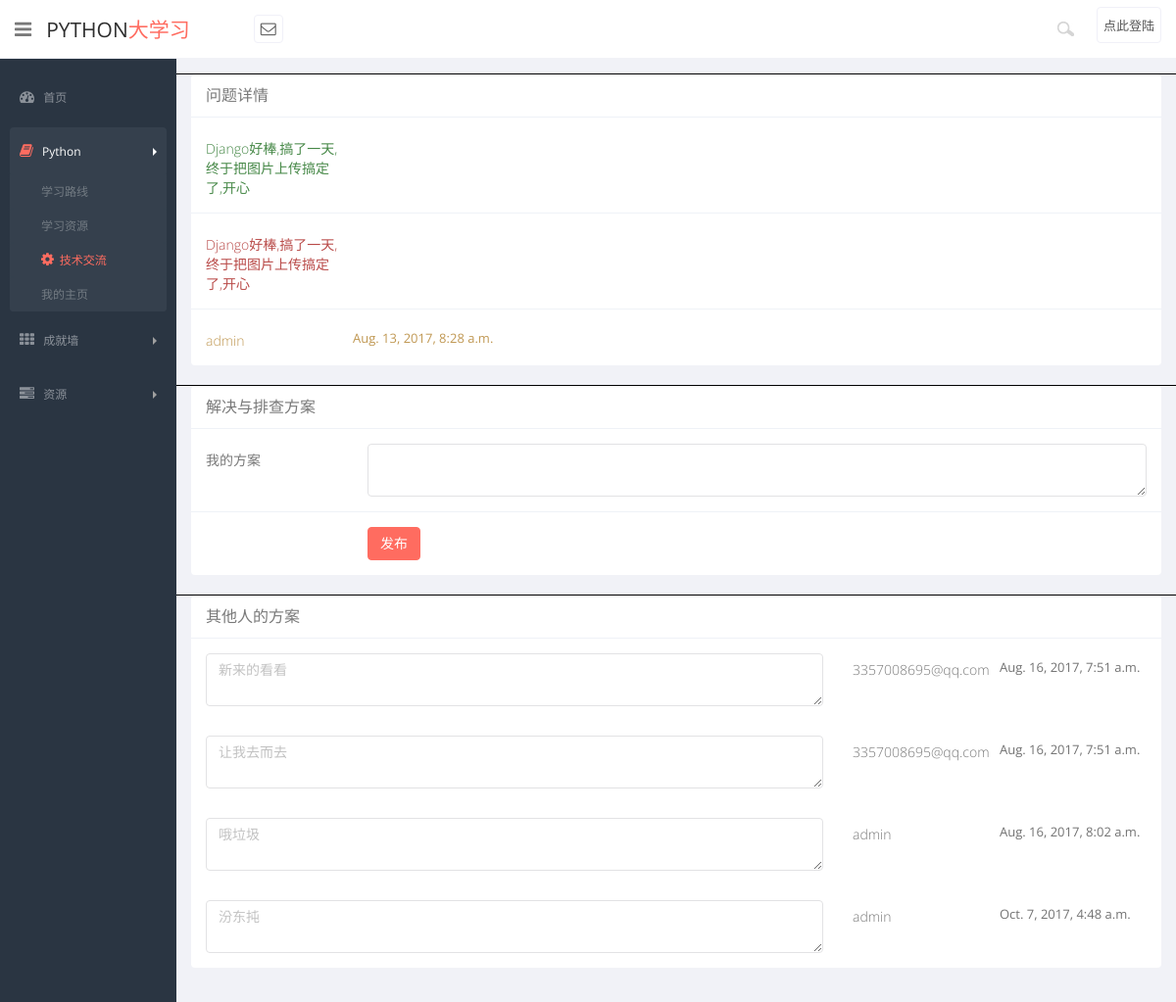
Screenshot of /pythonnav/103/ with the database file from the repository.
### pythonnav/models.py (models this page shows, shortened)
class QuestionBase(models.Model):
    question_date = models.DateTimeField('发表时间', auto_now=True)
    question_author = models.ForeignKey('auth.User', blank=True, null=True, verbose_name='作者')  # 外键不能直接写别名
    question_text = models.CharField('正文内容', max_length=200)
    class Meta:
        abstract = True

class Question(QuestionBase):
    question_category = models.ForeignKey(QuestionCategory,verbose_name="归属分类")
    question_title = models.CharField('标题', max_length=50)
    question_keywords = models.CharField('关键词',max_length=20)
    class Meta:
        verbose_name = '技术问题'
        verbose_name_plural = '技术问题'

class ReplyQuestion(QuestionBase):
    question_category = models.ForeignKey(Question,verbose_name="归属的问题")
    class Meta:
        verbose_name = '问题答复'
        verbose_name_plural = '问题答复'

### pythonnav/views.py (the view)
# urls.py: url(r'^(?P<detail_question_id>[0-9]+)/$', views.questioncontents, name='questioncontent'),
def questioncontents(request,detail_question_id):
    question = get_object_or_404(Question, id=detail_question_id)
    questionreplys = ReplyQuestion.objects.filter(question_category=question)
    return render(request,'form_validation.html',{'question':question, 'questionreplys':questionreplys})

### pythonnav/templates/form_validation.html (shortened to what this page needs)
{% extends 'base.html' %}
{% block sidebar %}
      <aside>
          <div id="sidebar"  class="nav-collapse ">
              <ul class="sidebar-menu">
                  <li>
                      <a class="" href="{% url 'pythonnav:index' %}">
                          <i class="icon-dashboard"></i>
                          <span>首页</span>
                      </a>
                  </li>
                  <li class="sub-menu active">
                      <a href="javascript:;" class="">
                          <i class="icon-book"></i>
                          <span>Python</span>
                          <span class="arrow"></span>
                      </a>
                      <ul class="sub active">
                          <li><a class="" href="{% url 'pythonnav:calendar_html' %}">学习路线</a></li>
                          <li><a class="" href="{% url 'pythonnav:buttons_html' %}">学习资源</a></li>
                          <li class="active"><a class="" href="{% url 'pythonnav:blogindex_html' %}"><i class="icon-cog"></i>技术交流</a></li>
                          <li><a href="{% url 'pythonnav:profile_html' %}"></i>我的主页</a></li>
                      </ul>
                  </li>
                  <li class="sub-menu">
                      <a href="javascript:;" class="">
                          <i class="icon-th"></i>
                          <span>成就墙</span>
                          <span class="arrow"></span>
                      </a>
                  </li>
                  <li class="sub-menu">
                      <a href="javascript:;" class="">
                          <i class="icon-tasks"></i>
                          <span>资源</span>
                          <span class="arrow"></span>
                      </a>
                  </li>
              </ul>
          </div>
      </aside>
{% endblock %}
{% block maincontent %}
      <section id="main-content">
          <section class="wrapper">
              <div class="row">
                  <div class="col-lg-12" style="border-top:1px solid #000">
                      <section class="panel">
                          <header class="panel-heading">
                              问题详情
                          </header>
                          <div class="panel-body">
                              <form role="form" class="form-horizontal tasi-form">
                                  <div class="form-group has-success">
                                      <label class="col-lg-2 control-label">{{ question.question_title }}</label>
                                  </div>
                                  <div class="form-group has-error">
                                      <label class="col-lg-2 control-label" >{{ question.question_text }}</label>
                                  </div>
                                  <div class="form-group has-warning">
                                      <label class="col-lg-2 control-label">{{ question.question_author }}</label>
                                      <p class="help-block">{{ question.question_date }}</p>
                                  </div>
                              </form>
                          </div>
                      </section>
                  </div>
              </div>
              <div class="row">
                  <div class="col-lg-12" style="border-top:1px solid #000">
                      <section class="panel">
                          <header class="panel-heading">
                              解决与排查方案
                          </header>
                          <div class="panel-body">
                              <div class=" form">
                                  <form class="cmxform form-horizontal tasi-form" id="commentForm" method="post" action="{% url 'pythonnav:reply_question' %}">
                                      <div class="form-group ">
                                          <label for="ccomment" class="control-label col-lg-2">我的方案</label>
                                          <div class="col-lg-10">
                                              <textarea class="form-control " id="ccomment" name="question_reply_content" required></textarea>
                                          </div>
                                      </div>
                                      <div class="form-group">
                                          <div class="col-lg-offset-2 col-lg-10">
                                              <button class="btn btn-danger" type="submit">发布</button>
                                          </div>
                                      </div>
                                  </form>
                              </div>
                          </div>
                      </section>
                  </div>
              </div>
              <div class="row">
                  <div class="col-lg-12" style="border-top:1px solid #000">
                      <section class="panel">
                          <header class="panel-heading">
                              其他人的方案
                          </header>
                          {% for questionreply in questionreplys %}
                          <div class="panel-body">
                              <div class=" form">
                                  <form class="cmxform form-horizontal tasi-form" id="commentForm" method="get" action="#">
                                      <div class="form-group ">
                                          <div class="col-lg-8">
                                              <textarea class="form-control " id="ccomment" name="comment" required>{{ questionreply.question_text }}</textarea>
                                          </div>
                                          <label for="ccomment" class="control-label col-lg-2">{{ questionreply.question_author }}</label>
                                          <p class="help-block">{{ questionreply.question_date }}</p>
                                      </div>
                                  </form>
                              </div>
                          </div>
                          {% endfor %}
                      </section>
                  </div>
              </div>
          </section>
      </section>
{% endblock %}

### pythonnav/static/pythonnav/css/style.css (style rules this page uses)
body { color: #797979; background: #f1f2f7; font-family: 'Open Sans', sans-serif; padding: 0px !important; margin: 0px !important; font-size:13px; }
ul li { list-style: none; }
a, a:hover, a:focus { text-decoration: none; outline: none; }
#sidebar { width: 180px; height: 100%; position: fixed; background: #2a3542; }
ul.sidebar-menu , ul.sidebar-menu li ul.sub { margin: -2px 0 0; padding: 0; }
ul.sidebar-menu { margin-top: 75px; }
#sidebar > ul > li > ul.sub { display: none; }
#sidebar > ul > li.active > ul.sub, #sidebar > ul > li > ul.sub > li > a { display: block; }
ul.sidebar-menu li ul.sub li { background: #35404D; margin-bottom: 0; margin-left: 0; margin-right: 0; }
ul.sidebar-menu li ul.sub li:last-child { border-radius: 0 0 4px 4px; -webkit-border-radius: 0 0 4px 4px; }
ul.sidebar-menu li ul.sub li a { font-size: 12px; padding: 0 0 0 32px; line-height: 35px; height: 35px; -webkit-transition: all 0.3s ease; -moz-transition: all 0.3s ease; -o-transition: all 0.3s ease; -ms-transition: all 0.3s ease; transition: all 0.3s ease; color: #737B83; }
ul.sidebar-menu li ul.sub li a:hover, ul.sidebar-menu li ul.sub li.active a { color: #FF6C60; -webkit-transition: all 0.3s ease; -moz-transition: all 0.3s ease; -o-transition: all 0.3s ease; -ms-transition: all 0.3s ease; transition: all 0.3s ease; display: block; }
ul.sidebar-menu li { line-height: 20px !important; margin-bottom: 5px; margin-left:10px; margin-right:10px; }
ul.sidebar-menu li.sub-menu { line-height: 15px; }
ul.sidebar-menu li a span { display: inline-block; }
ul.sidebar-menu li a { color: #8b9199; text-decoration: none; display: block; padding: 15px 0 15px 10px; font-size: 12px; outline: none; -webkit-transition: all 0.3s ease; -moz-transition: all 0.3s ease; -o-transition: all 0.3s ease; -ms-transition: all 0.3s ease; transition: all 0.3s ease; }
ul.sidebar-menu li.active a, ul.sidebar-menu li a:hover, ul.sidebar-menu li a:focus { background: #35404d; color: #fff; display: block; border-radius: 4px; -webkit-border-radius: 4px; -webkit-transition: all 0.3s ease; -moz-transition: all 0.3s ease; -o-transition: all 0.3s ease; -ms-transition: all 0.3s ease; transition: all 0.3s ease; }
ul.sidebar-menu li a i { font-size: 15px; padding-right: 6px; }
ul.sidebar-menu li.active a i { color: #FF6C60; }
#sidebar ul > li > a .arrow { border-bottom: 4px solid transparent; border-left: 4px solid #A0A0A0; border-top: 4px solid transparent; float: right; height: 0; margin-right: 10px; margin-top: 6px; width: 0; }
#sidebar ul > li.active > a .arrow, #sidebar ul > li > a:hover .arrow, #sidebar ul > li > a:focus .arrow { float: right; margin-top: 6px; margin-right: 10px; width: 0; height: 0; border-left: 4px solid #fff; border-top: 4px solid transparent; border-bottom: 4px solid transparent; }
#main-content { margin-left: 180px; }
.wrapper { display: inline-block; margin-top: 60px; padding: 15px; width: 100%; }
.form-horizontal.tasi-form .form-group { border-bottom: 1px solid #eff2f7; padding-bottom: 15px; margin-bottom: 15px; }
.form-horizontal.tasi-form .form-group:last-child { border-bottom: none; padding-bottom: 0px; margin-bottom: 0px; }
.form-horizontal.tasi-form .form-group .help-block { margin-bottom: 0; }

### rows the page displays
Question: question_title "Django好棒,搞了一天,终于把图片上传搞定了,开心", question_text "Django好棒,搞了一天,终于把图片上传搞定了,开心", question_author "admin", question_date "Aug. 13, 2017, 8:28 a.m."
ReplyQuestion: comment "新来的看看", question_author "3357008695@qq.com", question_date "Aug. 16, 2017, 7:51 a.m."
ReplyQuestion: comment "让我去而去", question_author "3357008695@qq.com", question_date "Aug. 16, 2017, 7:51 a.m."
ReplyQuestion: comment "哦垃圾", question_author "admin", question_date "Aug. 16, 2017, 8:02 a.m."
ReplyQuestion: comment "汾东扽", question_author "admin", question_date "Oct. 7, 2017, 4:48 a.m."
